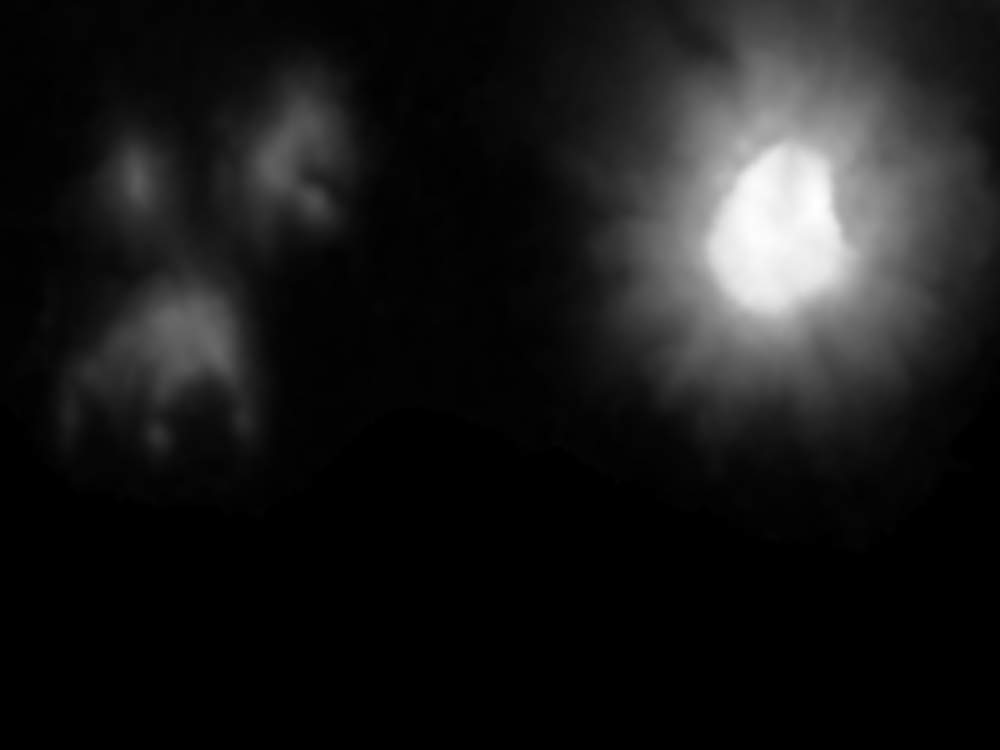
#> input picture files/heightmap.png, 1000 x 750 px, found by its file name
$ jupyter execute --allow-errors img_to_mesh.ipynb
#> lines starting #> are read from the running program, lines starting #| are printed output that depends on the picture
# Digital elevation maps in Python using SigmaEpsilon.Mesh and OpenCV

The following parameters govern the actual dimensions of the resulting mesh.

[cell 1]
target_width = 280.0
target_height = 90.0
target_elevation = 40.0

height_offset = 250
elevation_offset = 1.0

target_ratio = target_height / target_width

## We read in the height and the terrain from png files and use them as NumPy arrays.

[cell 2]
import matplotlib.pyplot as plt
import numpy as np
import cv2

heightmap = cv2.imread(r'/home/cherry/terrain/digital-elevation-map/files/heightmap.png')
#> heightmap is the input picture: shape (750, 1000, 3); min 0, max 255, mean 26
terrainmap = cv2.imread(r'/home/cherry/terrain/digital-elevation-map/files/terrainmap.png')
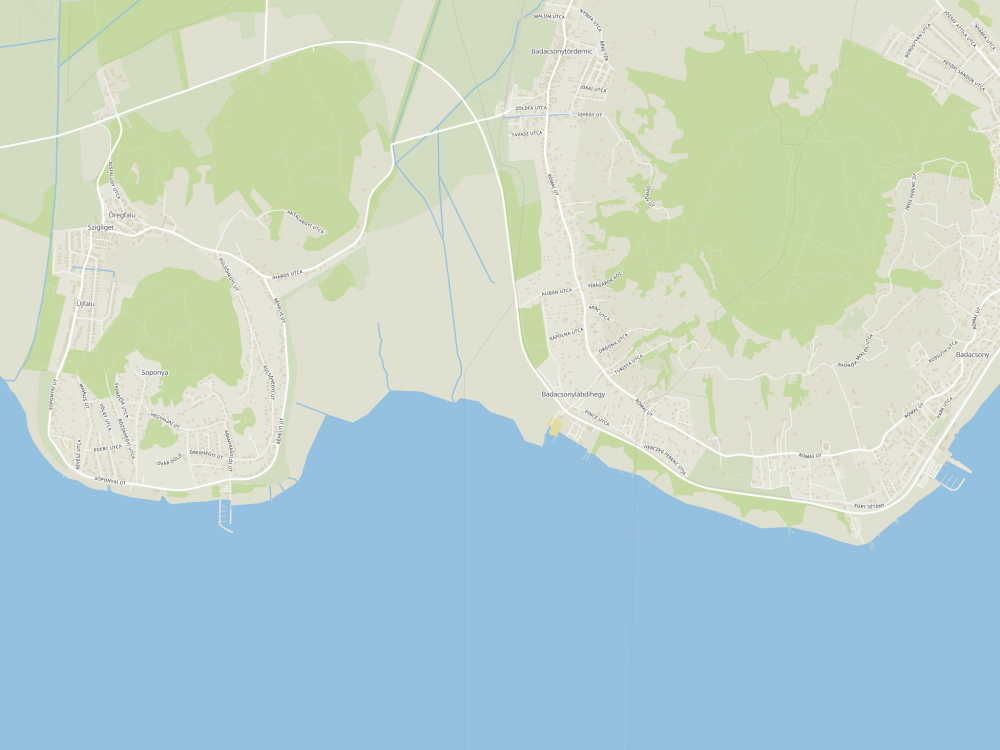
#> input picture files/terrainmap.png, 1000 x 750 px, found by its file name
#> terrainmap is the input picture: shape (750, 1000, 3); mean B, G, R 205.3, 210.8, 189.7

heightmap = cv2.cvtColor(heightmap, cv2.COLOR_RGB2GRAY)
#> heightmap: shape (750, 1000)

heightmap_array = np.array(heightmap)
terrainmap_array = np.array(terrainmap)

fig, axs = plt.subplots(1, 2)

axs[0].imshow(heightmap_array, cmap='gray')
axs[0].set_title('heightmap.png')
axs[0].axis('off')

axs[1].imshow(terrainmap_array)
axs[1].set_title('terrainmap.png')
axs[1].axis('off')

plt.show()
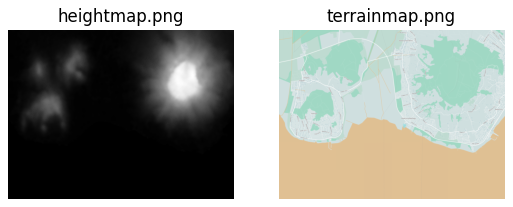
#> figure drawn by matplotlib, 2 panels; B, G, R data is drawn as R, G, B

[cell 3]
heightmap_array.shape
#> Out = (750, 1000)

## We crop the images to the desired size and shape.

[cell 4]
heightmap_width = heightmap_array.shape[0]
#> heightmap_width = 750
cropped_height = int(target_ratio * heightmap_width)
#> cropped_height = 241

h0 = height_offset
h1 = height_offset + cropped_height
#> h1 = 491
heightmap_array = heightmap_array[h0:h1, :]
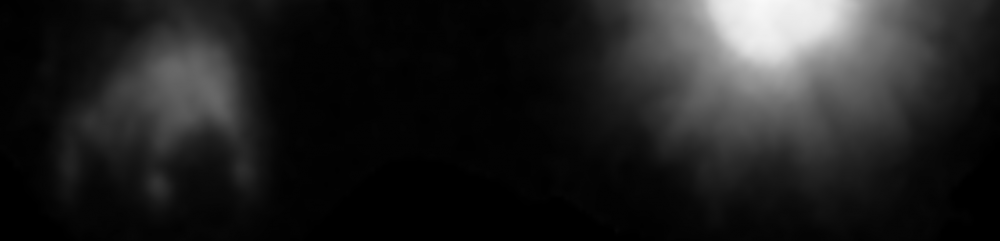
#> heightmap_array: shape (241, 1000); min 0, max 249, mean 32.4
terrainmap_array = terrainmap_array[h0:h1, :]
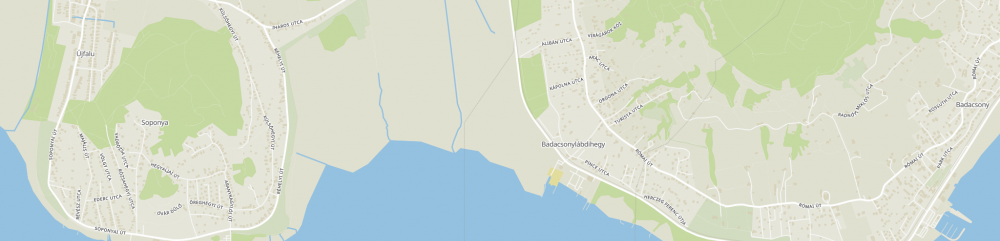
#> terrainmap_array: shape (241, 1000, 3); mean B, G, R 203.8, 219.3, 209.9

fig, axs = plt.subplots(2, 1)

axs[0].imshow(heightmap_array, cmap='gray')
axs[0].set_title('heightmap.png')
axs[0].axis('off')

axs[1].imshow(terrainmap_array)
axs[1].set_title('terrainmap.png')
axs[1].axis('off')

plt.show()
#> figure, not shown here; B, G, R data is drawn as R, G, B

[cell 5]
heightmap_array = np.flipud(heightmap_array)
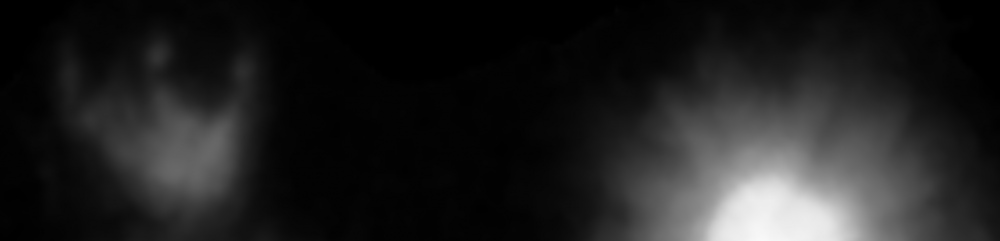
#> heightmap_array: shape (241, 1000); min 0, max 249, mean 32.4
plt.imshow(heightmap_array, cmap='gray')
plt.show()
heightmap_array = np.flipud(heightmap_array)

#> (a cell that did not finish here is left out)

#> (a cell that did not finish here is left out)

#> (a cell that did not finish here is left out)

[cell 9]
from sigmaepsilon.mesh import PolyData, PointData, CartesianFrame
from sigmaepsilon.mesh.cells import H8
from sigmaepsilon.mesh import grid

sx, sy = heightmap_array.shape[:2]
#> sx = 241; sy = 1000

#> (the rest of this cell did not finish here and is left out)
